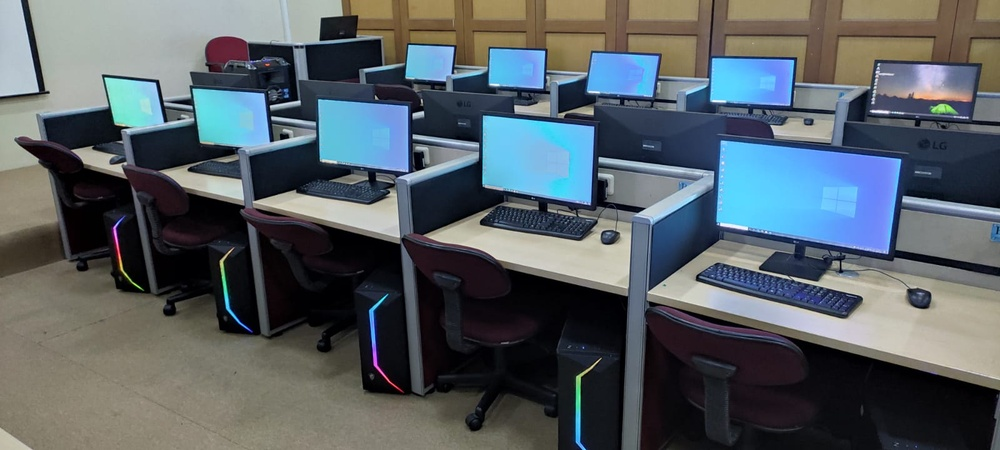
#> input picture images/lab.jpeg, 1000 x 450 px, shrunk from 1600 x 720 before the run, given in place of steve_jobs.png, which was not available
$ jupyter execute adapative_thresholding.ipynb   (shell and % lines are left out)   (text cells are left out)
#> lines starting #> are read from the running program, lines starting #| are printed output that depends on the picture; after the words box and inside, x2 and y2 are one past the last pixel; in counts of white or black regions, pixels touching at a corner belong together; pictures that were not available may be replaced by others from this repository, and a replacement may not be noted
[cell 1]
%cd adapative-thresholding

[cell 2]
# import the necessary packages
import matplotlib.pyplot as plt
import cv2

[cell 3]
def plt_imshow(title, image):
	# convert the image frame BGR to RGB color space and display it
	image = cv2.cvtColor(image, cv2.COLOR_BGR2RGB)
	plt.imshow(image)
	plt.title(title)
	plt.grid(False)
	plt.show()

[cell 4]
# # construct the argument parser and parse the arguments
# ap = argparse.ArgumentParser()
# ap.add_argument("-i", "--image", type=str, required=True,
# 	help="path to input image")
# args = vars(ap.parse_args())

# since we are using Jupyter Notebooks we can replace our argument
# parsing code with *hard coded* arguments and values
args = {
	"image": "steve_jobs.png"
}

[cell 5]
# load the image and display it
image = cv2.imread(args["image"])
#> image is the input picture: shape (450, 1000, 3); mean B, G, R 100.6, 95.4, 86.9
plt_imshow("Image", image)

# convert the image to grayscale and blur it slightly
gray = cv2.cvtColor(image, cv2.COLOR_BGR2GRAY)
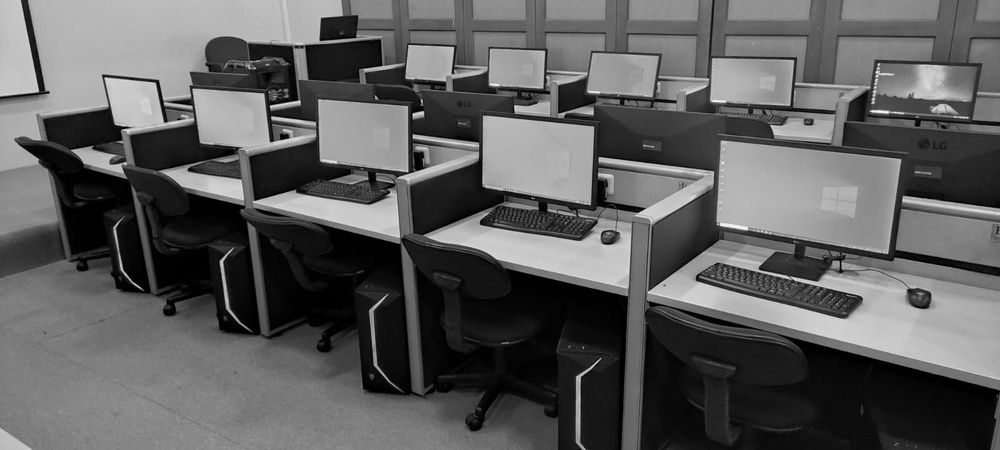
#> gray: shape (450, 1000); min 0, max 249, mean 93.4
blurred = cv2.GaussianBlur(gray, (7, 7), 0)
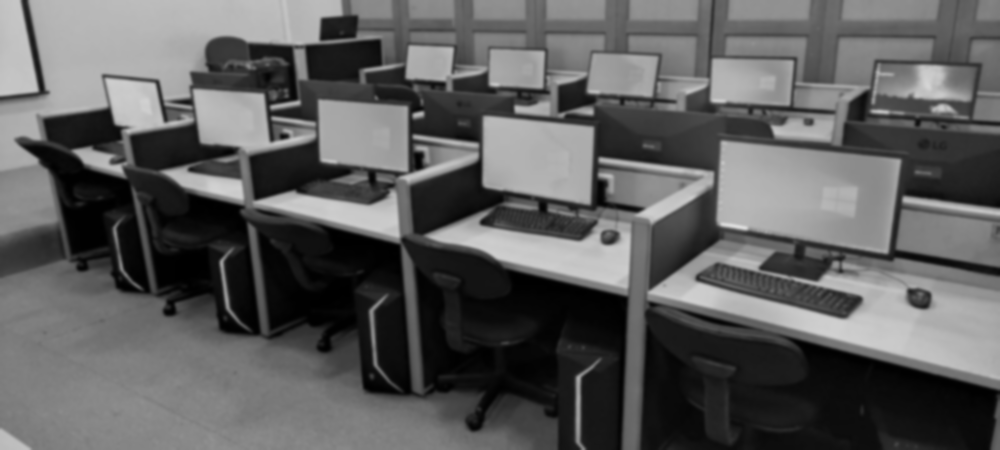
#> blurred: shape (450, 1000); min 0, max 220, mean 93.4

[cell 6]
# apply simple thresholding with a hardcoded threshold value
(T, threshInv) = cv2.threshold(blurred, 230, 255,
	cv2.THRESH_BINARY_INV)
#> threshInv: shape (450, 1000); every value is 255
plt_imshow("Simple Thresholding", threshInv)
#> in plt_imshow (call 2), `image = cv2.cvtColor(image, cv2.COLOR_BGR2RGB)`: image: shape (450, 1000, 3); every value is 255

[cell 7]
# apply Otsu's automatic thresholding
(T, threshInv) = cv2.threshold(blurred, 0, 255,
	cv2.THRESH_BINARY_INV | cv2.THRESH_OTSU)
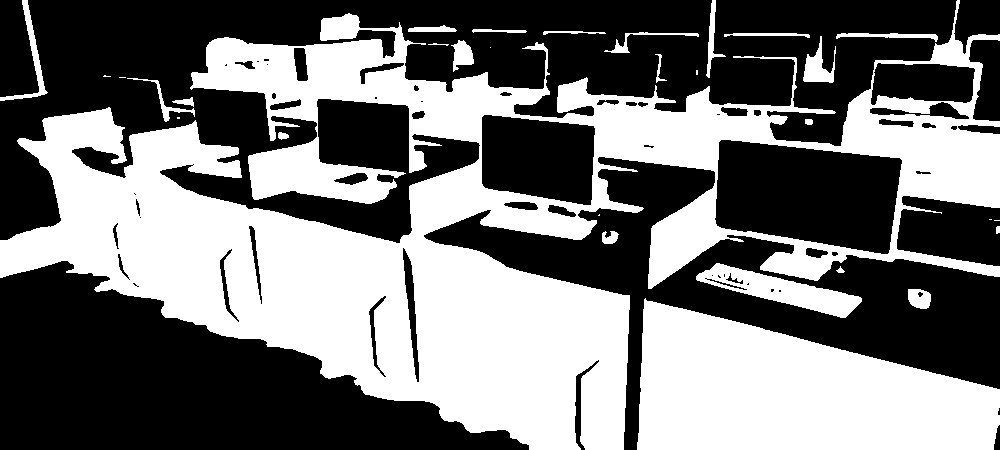
#> threshInv: shape (450, 1000); 45.7% white; 31 white regions (8 under 20 px), largest, box (x1, y1, x2, y2) and area: (0, 0, 1000, 450) 158848, (637, 298, 1000, 450) 38070, (696, 263, 862, 318) 3461
#> T = 88
plt_imshow("Otsu Thresholding", threshInv)

[cell 8]
# instead of manually specifying the threshold value, we can use
# adaptive thresholding to examine neighborhoods of pixels and
# adaptively threshold each neighborhood
thresh = cv2.adaptiveThreshold(blurred, 255,
	cv2.ADAPTIVE_THRESH_MEAN_C, cv2.THRESH_BINARY_INV, 21, 10)
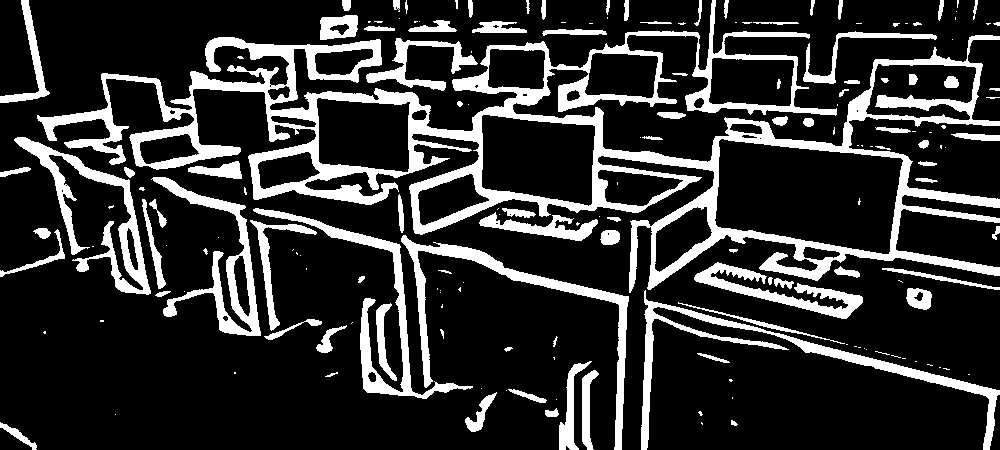
#> thresh: shape (450, 1000); 19.2% white; 177 white regions (85 under 20 px), largest, box (x1, y1, x2, y2) and area: (37, 0, 1000, 293) 43915, (641, 290, 1000, 450) 4757, (401, 235, 629, 450) 4402
plt_imshow("Mean Adaptive Thresholding", thresh)

[cell 9]
# perform adaptive thresholding again, this time using a Gaussian
# weighting versus a simple mean to compute our local threshold
# value
thresh = cv2.adaptiveThreshold(blurred, 255,
	cv2.ADAPTIVE_THRESH_GAUSSIAN_C, cv2.THRESH_BINARY_INV, 21, 4)
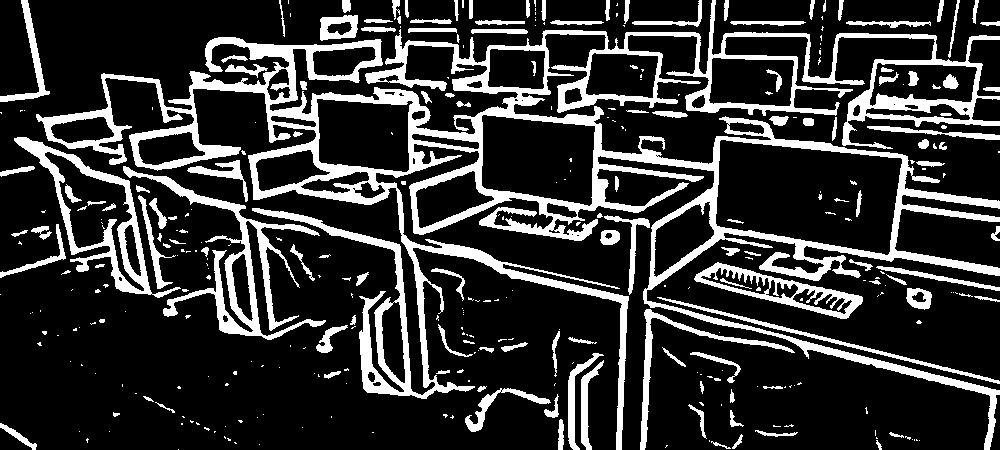
#> thresh: shape (450, 1000); 20.1% white; 346 white regions (208 under 20 px), largest, box (x1, y1, x2, y2) and area: (36, 0, 1000, 450) 57278, (123, 166, 326, 340) 5190, (14, 137, 181, 298) 4022
plt_imshow("Gaussian Adaptive Thresholding", thresh)
